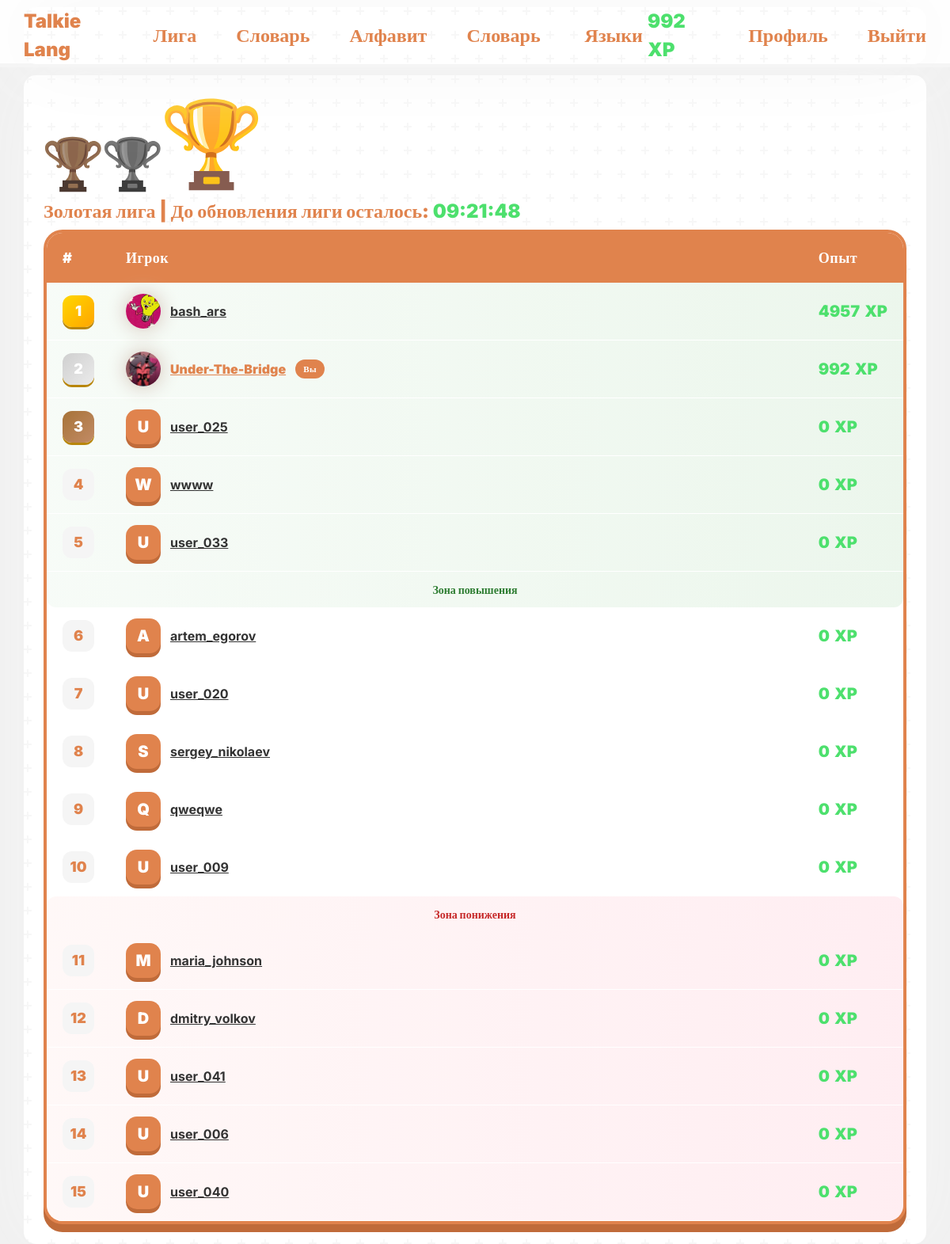
/league/index.php (signed in), run on the app's committed database.
### tables this page shows
CREATE TABLE `users` (
  `user_id` int NOT NULL,
  `user_login` text NOT NULL,
  `user_email` text NOT NULL,
  `user_password` text NOT NULL,
  `user_pfp` text,
  `user_role` enum('user','admin') NOT NULL DEFAULT 'user',
  `user_weekly_xp` int NOT NULL DEFAULT '0',
  `user_league` int NOT NULL DEFAULT '1'
);

CREATE TABLE `leagues` (
  `league_id` int NOT NULL,
  `league_name` text NOT NULL
);

CREATE TABLE `league_users` (
  `id` int NOT NULL,
  `user_id` int NOT NULL,
  `weekly_league_id` varchar(12) NOT NULL
);

### connection-db.php (called while the page is built, shortened)
<?php
$conn = mysqli_connect("localhost","root","","Lang");
if(isset($_SESSION["id"])){
    $id = $_SESSION["id"];
    $user = mysqli_fetch_assoc(mysqli_query($conn, "select * from users join leagues on leagues.league_id = users.user_league where user_id = $id"));
}

### league/index.php (the view, shortened to what this page needs)
<?php
require "../connection-db.php";
$id = $_SESSION["id"];
$inLeague = false;
if (mysqli_num_rows(mysqli_query($conn, "SELECT * FROM `league_users` where user_id = $id")) != 0) {
    $inLeague = true;
    $league_id = mysqli_fetch_array(mysqli_query($conn, "SELECT * FROM `league_users` where user_id = $id"))[2];
    $sql = "select * from weekly_league join league_users on league_users.weekly_league_id = weekly_league.id join users on users.user_id = league_users.user_id where weekly_league.id = '$league_id'  ORDER BY users.user_weekly_xp DESC";
    $league = mysqli_fetch_all(mysqli_query($conn, $sql), MYSQLI_ASSOC);
}
?>
<!DOCTYPE html>
<html lang="en">
<?php include "../components/head.php"; ?>
<body>
    <?php include "../components/header.php"; ?>
    <main class="container">
        <?php if ($inLeague): ?>
            <div>
                <div class="d-flex align-items-end mb-2">
                    <img class="trophy copper <?= $user["league_name"] == 'Бронзавая лига' ? "active" : "" ?>"
                        src="../assets/trophy-svgrepo-com.svg" alt="">
                    <img class="trophy silver <?= $user["league_name"] == 'Серебряная лига' ? "active" : "" ?>"
                        src="../assets/trophy-svgrepo-com.svg" alt="">
                    <img class="trophy gold <?= $user["league_name"] == 'Золотая лига' ? "active" : "" ?>"
                        src="../assets/trophy-svgrepo-com.svg" alt="">
                </div>
                <h4 style="color: var(--main-color); font-weight: 900;"><?= $user["league_name"] ?> | До обновления лиги
                    осталось: <span class="timer" style="color: var(--green-color);"></span></h4>
            </div>
            <div class="league-table-wrapper">
                <table class="league-table">
                    <thead>
                        <tr>
                            <th>#</th>
                            <th>Игрок</th>
                            <th>Опыт</th>
                        </tr>
                    </thead>
                    <tbody>
                        <?php
                        $count = 0;
                        foreach ($league as $us):
                            $count++;
                            $rank = ($count == 1) ? 'top-rank' : (($count == 2) ? 'mid-rank' : (($count == 3) ? 'bottom-rank' : ''));
                            $row = ($count >= 1 && $count <= 5) ? 'green' : (($count > 10 && $count <= 15) ? 'red' : '');
                            ?>
                            <tr class="league-row <?= $row ?>" style="animation: t <?= $count / 10 ?>s ease;">
                                <td class="rank-cell">
                                    <span class="rank-number <?= $rank ?>">
                                        <?= $count ?>
                                    </span>
                                </td>
                                <td class="player-cell">
                                    <div class="player-info">
                                        <?php if (empty($us["user_pfp"])): ?>
                                            <div class="player-avatar">
                                                <?= strtoupper($us["user_login"][0]) ?>
                                            </div>
                                        <?php else: ?>
                                            <img class="player-avatar pfp" src="/images/<?= $us["user_pfp"] ?>" alt="">
                                        <?php endif; ?>
                                        <a href="/profile/?user=<?= $us["user_login"] ?>"
                                            class="player-name <?= ($us["user_id"] == $user["user_id"]) ? 'current-user-name' : '' ?> <?= $rank ?>">
                                            <?= $us["user_login"] ?>
                                        </a>
                                        <?php if ($us["user_id"] == $user["user_id"]): ?>
                                            <span class="you-badge">Вы</span>
                                        <?php endif; ?>
                                    </div>
                                </td>
                                <td class="xp-cell">
                                    <div class="xp-display">
                                        <span class="xp-value"><?= $us["user_weekly_xp"] ?></span>
                                        <span class="xp-value">XP</span>
                                    </div>
                                </td>
                            </tr>
                            <?php if ($count == 5): ?>
                                <tr class="separator-row promotion-separator">
                                    <td colspan="3">
                                        <div class="zone-divider promotion">
                                            <span>Зона повышения</span>
                                        </div>
                                    </td>
                                </tr>
                            <?php endif; ?>
                            <?php if ($count == 10): ?>
                                <tr class="separator-row demotion-separator">
                                    <td colspan="3">
                                        <div class="zone-divider demotion">
                                            <span>Зона понижения</span>
                                        </div>
                                    </td>
                                </tr>
                            <?php endif; ?>
                        <?php endforeach; ?>
                    </tbody>
                </table>
            </div>
        <?php endif; ?>
    </main>
</body>
</html>

### components/head.php (shortened to what this page needs)
<head>
    <link rel="stylesheet" href="../../css/bootstrap.min.css">
    <link rel="stylesheet" href="../../css/style.css">
</head>

### components/header.php (shortened to what this page needs)
<header>
    <div class="nav-bar">
        <div class="container header">
            <div>
                <a class="header-btns" href="/?lang=<?= $_SESSION["lang"] ?>">Talkie Lang</a>
                <a class="header-btns" href="/league">Лига</a>
                <?php if (!isset($_SESSION["lang"])): ?>
                    <a class="header-btns" href="/dictionary">Словарь</a>
                <?php endif; ?>
                <a class="header-btns" href="/letters">Алфавит</a>
                <a class="header-btns" href="/dictionary">Словарь</a>
                <div class="dropdown">
                    <button class="header-btns" type="button" data-bs-toggle="dropdown" aria-expanded="false">
                        Языки
                    </button>
                </div>
            </div>
            <div>
                <?php if (!isset($_SESSION["id"])): ?>
                    <a class="header-btns" href="/welcome/">Вход</a>
                    <a class="header-btns" href="/register/">Регистрация</a>
                <?php else: ?>
                    <p class="xp"><?= $user["user_weekly_xp"] ?> XP</p>
                    <a class="header-btns" href="/profile/">Профиль</a>
                    <a class="header-btns" href="/logout.php">Выйти</a>
                <?php endif; ?>
            </div>
        </div>
    </div>
</header>

### data on the page
users: user_weekly_xp "992", user_league.league_name "Золотая лига"
league_users: user.user_pfp (picture), user.user_login "bash_ars", user.user_weekly_xp "4957"
league_users: user.user_pfp (picture), user.user_login "Under-The-Bridge", shows "Вы", user.user_weekly_xp "992"
league_users: user.user_login "U", user.user_login "user_025", user.user_weekly_xp "0"
league_users: user.user_login "W", user.user_login "wwww", user.user_weekly_xp "0"
league_users: user.user_login "U", user.user_login "user_033", user.user_weekly_xp "0", shows "Зона повышения"
league_users: user.user_login "A", user.user_login "artem_egorov", user.user_weekly_xp "0"
league_users: user.user_login "U", user.user_login "user_020", user.user_weekly_xp "0"
league_users: user.user_login "S", user.user_login "sergey_nikolaev", user.user_weekly_xp "0"
league_users: user.user_login "Q", user.user_login "qweqwe", user.user_weekly_xp "0"
league_users: user.user_login "U", user.user_login "user_009", user.user_weekly_xp "0", shows "Зона понижения"
league_users: user.user_login "M", user.user_login "maria_johnson", user.user_weekly_xp "0"
league_users: user.user_login "D", user.user_login "dmitry_volkov", user.user_weekly_xp "0"
league_users: user.user_login "U", user.user_login "user_041", user.user_weekly_xp "0"
league_users: user.user_login "U", user.user_login "user_006", user.user_weekly_xp "0"
league_users: user.user_login "U", user.user_login "user_040", user.user_weekly_xp "0"
